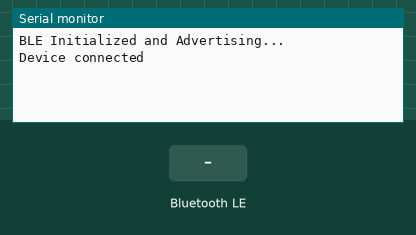
A sketch run on a simulated Arduino Nano 33 IoT. On the bench: the last lines printed to the serial monitor. Inputs (shaded band) come from the test bench. Nothing arrives over Bluetooth unless stated; a phone connects over Bluetooth LE 3 s after start.

Above: at 3.8 s.
3.9 s: Bluetooth LE write "1" received
At 4.5 s:
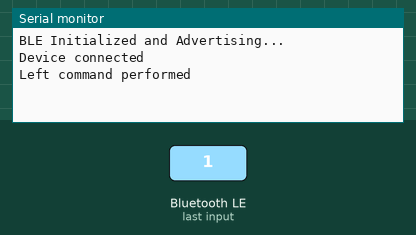
5.4 s: Bluetooth LE write "1" received
At 6.6 s:
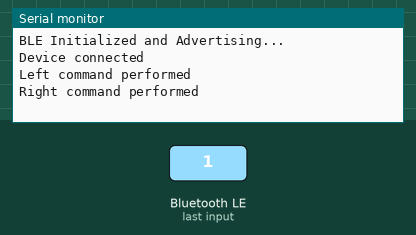
6.9 s: Bluetooth LE write "1" received
At 8.0 s:
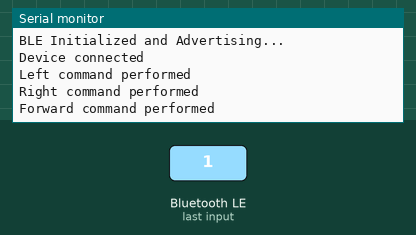

Measured:
- after the input at 3.9 s, the serial monitor: prints a new line at once (image 1)
- after the input at 5.4 s, the serial monitor: prints a new line at once (image 2)
- after the input at 6.9 s, the serial monitor: prints a new line at once (image 3)

The sketch:

5._bluetooth_stand_alone.ino
```cpp
#include <ArduinoBLE.h>

BLEService SphereService("19b10000-e8f2-537e-4f6c-d104768a1214");

// BLE Characteristics for different directions
BLEIntCharacteristic leftCharacteristic("19b10001-e8f2-537e-4f6c-d104768a1214", BLERead | BLEWrite | BLENotify);
BLEIntCharacteristic rightCharacteristic("19b10002-e8f2-537e-4f6c-d104768a1214", BLERead | BLEWrite | BLENotify);
BLEIntCharacteristic forwardCharacteristic("19b10003-e8f2-537e-4f6c-d104768a1214", BLERead | BLEWrite | BLENotify);
BLEIntCharacteristic backwardCharacteristic("19b10004-e8f2-537e-4f6c-d104768a1214", BLERead | BLEWrite | BLENotify);
BLEIntCharacteristic stopCharacteristic("19b10005-e8f2-537e-4f6c-d104768a1214", BLERead | BLEWrite | BLENotify);  // Stop characteristic

void setup() {
  // Start the serial monitor for debugging
  Serial.begin(9600);

  // Start BLE
  if (!BLE.begin()) {
    while (1);  // Wait for BLE to initialize
  }

  BLE.setLocalName("MechSphere");  // Advertise name
  BLE.setAdvertisedService(SphereService); // Set SphereService UUID
  SphereService.addCharacteristic(leftCharacteristic);  // Add left direction characteristic
  SphereService.addCharacteristic(rightCharacteristic); // Add right direction characteristic
  SphereService.addCharacteristic(forwardCharacteristic); // Add forward direction characteristic
  SphereService.addCharacteristic(backwardCharacteristic); // Add backward direction characteristic
  SphereService.addCharacteristic(stopCharacteristic); // Add stop characteristic
  BLE.addService(SphereService);  // Add service to BLE
  BLE.advertise();  // Start advertising

  // Print out a message indicating BLE initialization is complete
  Serial.println("BLE Initialized and Advertising...");
}

void loop() {
  BLEDevice central = BLE.central();  // Listen for BLE devices to connect

  if (central) {  // If a central device is connected
    Serial.println("Device connected");

    while (central.connected()) {  // While still connected

      // Check if a characteristic was written and perform corresponding actions
      if (leftCharacteristic.written()) {
        Serial.println("Left command performed");
        // Perform action for left command
      }
      if (rightCharacteristic.written()) {
        Serial.println("Right command performed");
        // Perform action for right command
      }
      if (forwardCharacteristic.written()) {
        Serial.println("Forward command performed");
        // Perform action for forward command
      }
      if (backwardCharacteristic.written()) {
        Serial.println("Backward command performed");
        // Perform action for backward command
      }
      if (stopCharacteristic.written()) {
        Serial.println("Stop command performed");
        // Perform action for stop command (e.g., stop motors)
      }
    }

    Serial.println("Device disconnected");
  }
}
```
